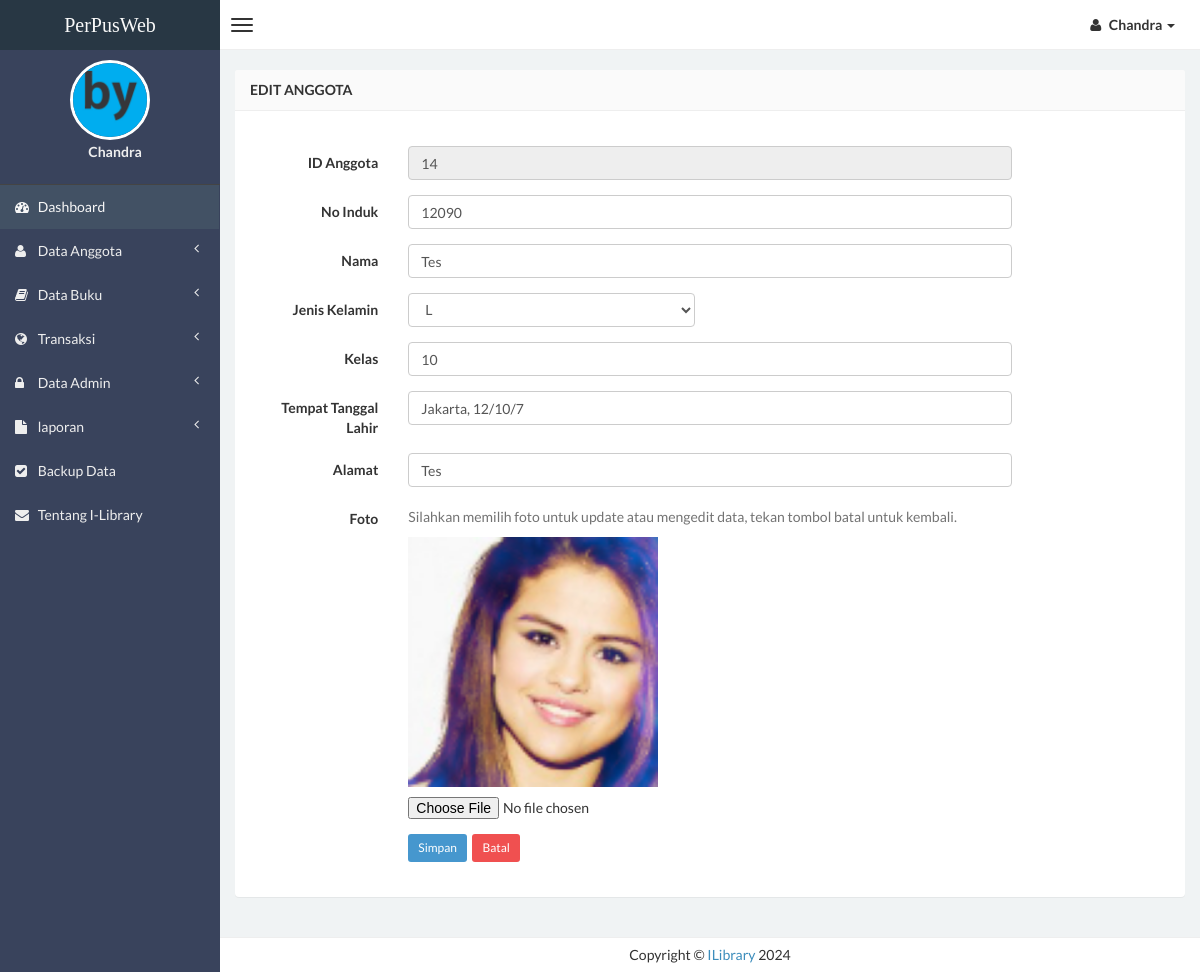
The app's page /admin/edit-anggota.php?hal=edit&kd=14 (signed in) with its own data.
### tables this page shows
CREATE TABLE `data_anggota` (
  `id` int(4) NOT NULL,
  `no_induk` varchar(5) NOT NULL,
  `nama` varchar(150) NOT NULL,
  `jk` varchar(2) NOT NULL,
  `kelas` varchar(5) NOT NULL,
  `ttl` varchar(100) NOT NULL,
  `alamat` varchar(250) NOT NULL,
  `foto` varchar(75) NOT NULL
);

### admin/edit-anggota.php (the view, shortened to what this page needs)
<?php
if (empty($_SESSION['username'])){
	header('location:../index.php');
} else {
?>
<!DOCTYPE html>
<html>
<head>
    <link href="../css/bootstrap.min.css" rel="stylesheet" type="text/css" />
    <link href="../css/font-awesome.min.css" rel="stylesheet" type="text/css" />
    <link href="../css/ionicons.min.css" rel="stylesheet" type="text/css" />
    <link href="../css/morris/morris.css" rel="stylesheet" type="text/css" />
    <link href="../css/jvectormap/jquery-jvectormap-1.2.2.css" rel="stylesheet" type="text/css" />
    <link href="../css/datepicker/datepicker3.css" rel="stylesheet" type="text/css" />
    <link href="../css/daterangepicker/daterangepicker-bs3.css" rel="stylesheet" type="text/css" />
    <link href="../css/iCheck/all.css" rel="stylesheet" type="text/css" />
    <link href="../css/style.css" rel="stylesheet" type="text/css" />
      </head>
      <body class="skin-black">
        <header class="header">
            <a href="index.php" class="logo">
                PerPusWeb
            </a>
            <nav class="navbar navbar-static-top" role="navigation">
                <a href="#" class="navbar-btn sidebar-toggle" data-toggle="offcanvas" role="button">
                    <span class="icon-bar"></span>
                    <span class="icon-bar"></span>
                    <span class="icon-bar"></span>
                </a>
                <div class="navbar-right">
                    <ul class="nav navbar-nav">
                        <li class="dropdown user user-menu">
                            <a href="#" class="dropdown-toggle" data-toggle="dropdown">
                                <i class="fa fa-user"></i>
                                <span><?php echo $_SESSION['fullname']; ?> <i class="caret"></i></span>
                            </a>
                                </li>
                            </ul>
                        </div>
                    </nav>
                </header>
<?php } ?>
                <div class="wrapper row-offcanvas row-offcanvas-left">
                    <aside class="left-side sidebar-offcanvas">
                        <section class="sidebar">
                            <div class="user-panel">
                                <div>
                                    <center><img src="<?php echo $_SESSION['gambar']; ?>" height="80" width="80" class="img-circle" alt="User Image" style="border: 3px solid white;" /></center>
                                </div>
                                <div class="info">
                                    <center><p><?php echo $_SESSION['fullname']; ?></p></center>
                                </div>
                            </div>
                            <?php include "menu.php"; ?>
                        </section>
                    </aside>
                    <aside class="right-side">
                <section class="content">
                    <div class="row">
                        <div class="col-xs-12">
                            <div class="panel">
                                <header class="panel-heading">
                                    <b>Edit Anggota</b>
                                </header>
                    <?php
                    $query = mysql_query("SELECT * FROM data_anggota WHERE id='$_GET[kd]'");
                    $data  = mysql_fetch_array($query);
                    ?>
                                <div class="panel-body">
                      <form class="form-horizontal style-form" style="margin-top: 20px;" action="update-anggota.php" method="post" enctype="multipart/form-data" name="form1" id="form1">
                          <div class="form-group">
                              <label class="col-sm-2 col-sm-2 control-label">ID Anggota</label>
                              <div class="col-sm-8">
                                  <input name="id" type="text" id="id" class="form-control" placeholder="Tidak perlu di isi" value="<?php echo $data['id']; ?>" autofocus="on" readonly="readonly" />
                              </div>
                          </div>
                          <div class="form-group">
                              <label class="col-sm-2 col-sm-2 control-label">No Induk</label>
                              <div class="col-sm-8">
                                  <input name="no_induk" type="text" id="no_induk" class="form-control" placeholder="Ex : 00123" value="<?php echo $data['no_induk']; ?>" required />
                              </div>
                          </div>
                          <div class="form-group">
                              <label class="col-sm-2 col-sm-2 control-label">Nama</label>
                              <div class="col-sm-8">
                                  <input name="nama" type="text" id="nama" class="form-control" placeholder="Nama" value="<?php echo $data['nama']; ?>" required />
                              </div>
                          </div>
                          <div class="form-group">
                              <label class="col-sm-2 col-sm-2 control-label">Jenis Kelamin</label>
                              <div class="col-sm-4">
                                  <select class="form-control" name="jk" id="jk">
                                  <option> <?php echo $data['jk']; ?></option>
                                  </select>
                              </div>
                          </div>
                          <div class="form-group">
                              <label class="col-sm-2 col-sm-2 control-label">Kelas</label>
                              <div class="col-sm-8">
                                  <input name="kelas" class="form-control" id="kelas" type="text" placeholder="Kelas" value="<?php echo $data['kelas']; ?>" required />
                              </div>
                          </div>
                          <div class="form-group">
                              <label class="col-sm-2 col-sm-2 control-label">Tempat Tanggal Lahir</label>
                              <div class="col-sm-8">
                                  <input name="ttl" class="form-control" id="ttl" type="text" placeholder="Tempat Tanggal Lahir" value="<?php echo $data['ttl']; ?>" required />
                              </div>
                          </div>
                          <div class="form-group">
                              <label class="col-sm-2 col-sm-2 control-label">Alamat</label>
                              <div class="col-sm-8">
                                  <input name="alamat" class="form-control" id="alamat" type="text" placeholder="Alamat" value="<?php echo $data['alamat']; ?>" required />
                              </div>
                          </div>
                          <div class="form-group">
                              <label class="col-sm-2 col-sm-2 control-label">Foto</label>
                              <div class="col-sm-8">
                                  <span class="help-block">Silahkan memilih foto untuk update atau mengedit data, tekan tombol batal untuk kembali.</span>
                                  <img src="<?php echo $data['foto']; ?>" height="250" width="250" alt="Foto Anggota" style="margin-bottom: 10px;" /><br />
                                  <input name="nama_file" id="nama_file" type="file"/>
                              </div>
                          </div>
                          <div class="form-group" style="margin-bottom: 20px;">
                              <label class="col-sm-2 col-sm-2 control-label"></label>
                              <div class="col-sm-8">
                                  <input type="submit" value="Simpan" class="btn btn-sm btn-primary" />&nbsp;
	                              <a href="anggota.php" class="btn btn-sm btn-danger">Batal </a>
                              </div>
                          </div>
                      </form>
                                </div>
                            </div>
                        </div>
                    </div>
                </section>
                <div class="footer-main">
                    Copyright &copy <a href="http://www.hakkoblogs.com" target="_blank">ILibrary</a> 2024
                </div>
            </aside>
        </div>
</body>
</html>

### records on screen
data_anggota: id "14", no_induk "12090", nama "Tes", jk "L", kelas "10", ttl "Jakarta, 12/10/7", alamat "Tes", foto (placeholder picture)

### other values on screen
$_SESSION['fullname'] "Chandra"
